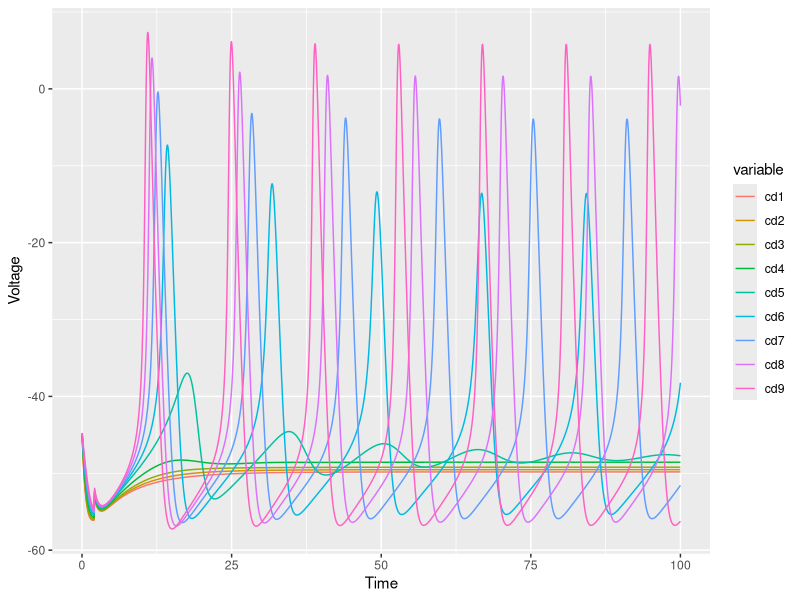

Here is the R script that generated this plot:

library(tidyverse)
library(reshape2)

data1 <- read.csv("data_001.csv")
data2 <- read.csv("data_01.csv")
data3 <- read.csv("data_02.csv")
data4 <- read.csv("data_04.csv")
data5 <- read.csv("data_06.csv")
data6 <- read.csv("data_07.csv")
data7 <- read.csv("data_08.csv")
data8 <- read.csv("data_09.csv")
data9 <- read.csv("data_10.csv")

all.data <- data.frame(time=data1[,1], cd1=data1[,2], cd2 =data2[,2], cd3=data3[,2], cd4=data4[,2],cd5=data5[,2],cd6=data6[,2],cd7=data7[,2],cd8=data8[,2],cd9=data9[,2])
Molten <- melt(all.data, id.vars = "time")
ggplot(Molten, aes(x = time, y = value, colour = variable)) + geom_line() + xlab('Time') +
  ylab('Voltage')

